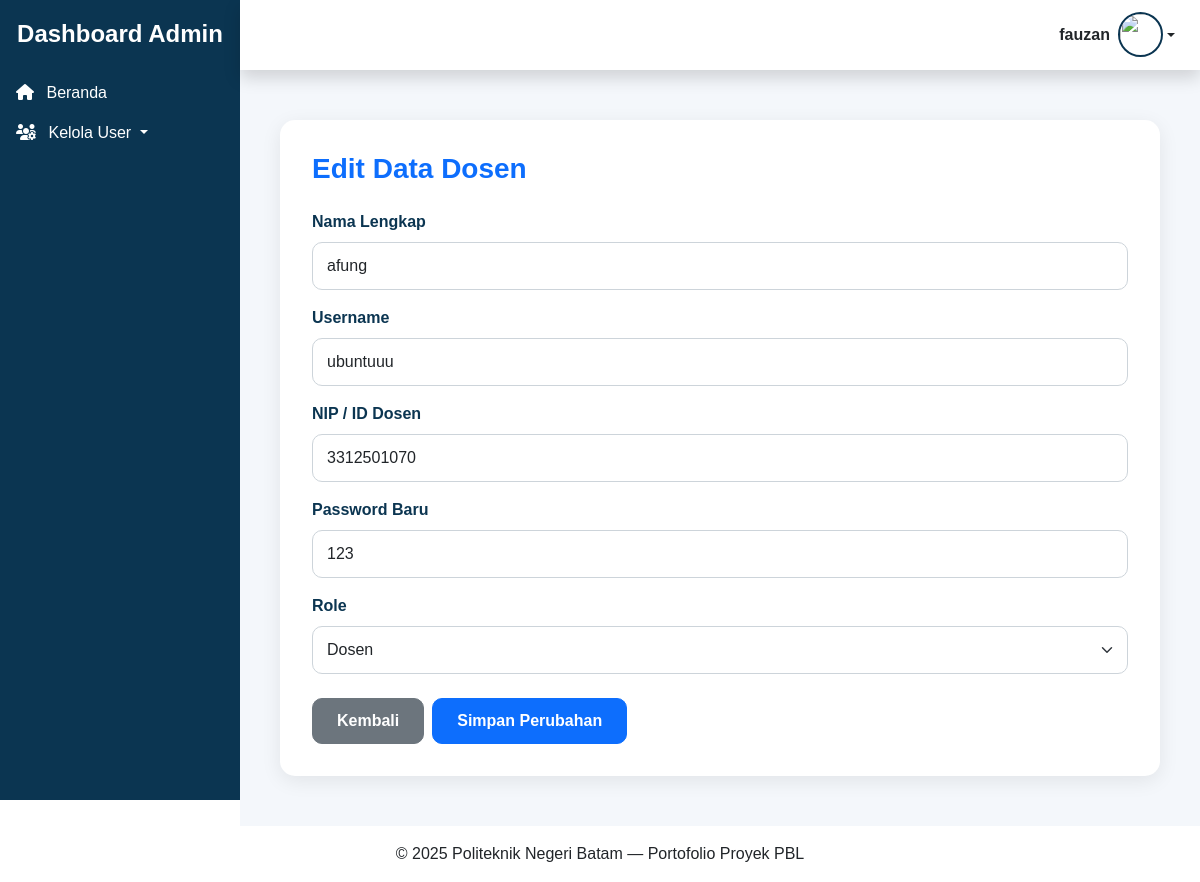
/admin/edit_dosen.php?id=11 (signed in), run on the app's committed database.
### tables this page shows
CREATE TABLE `users` (
  `id_user` int NOT NULL,
  `nama` varchar(100) DEFAULT NULL,
  `username` varchar(100) DEFAULT NULL,
  `password` varchar(255) DEFAULT NULL,
  `nim` varchar(20) NOT NULL,
  `jurusan` enum('teknik elektro','teknik informatika','teknik mesin','manajemen bisnis') NOT NULL,
  `profil` varchar(255) DEFAULT NULL,
  `role` enum('mahasiswa','dosen','admin') NOT NULL
);

### admin/edit_dosen.php (the view, shortened to what this page needs)
<?php
include "../template_admin/header.php";
include "../template_admin/sidebar.php";
include "../template_admin/topbar.php";
if (isset($_GET['id'])) {
    $id_user = $_GET['id'];
    $query = mysqli_query($koneksi, "SELECT * FROM users WHERE id_user='$id_user'");
    $data = mysqli_fetch_assoc($query);
}
?>
<div class="main-content">
    <div class="form-card">
        <h3 class="fw-bold mb-4 text-primary">Edit Data Dosen</h3>
        <form action="proses_edit_dosen.php" method="POST">
            <div class="mb-3">
                <label class="form-label">Nama Lengkap</label>
                <input type="text" name="nama" class="form-control" required
                       value="<?= $data['nama'] ?>">
            </div>
            <div class="mb-3">
                <label class="form-label">Username</label>
                <input type="text" name="username" class="form-control" required
                       value="<?= $data['username'] ?>">
            </div>
            <div class="mb-3">
                <label class="form-label">NIP / ID Dosen</label>
                <input type="text" name="nim" class="form-control"
                       value="<?= $data['nim'] ?>">
            </div>
            <div class="mb-3">
                <label class="form-label">Password Baru</label>
                <input type="text" name="password" class="form-control"
                       value="<?= $data['password']?>">
            </div>
            <div class="mb-4">
                <label class="form-label">Role</label>
                <select name="role" class="form-select">
                    <option value="dosen" selected>Dosen</option>
                </select>
            </div>
            <div class="d-flex gap-2">
                <a href="kelola_dosen.php" class="btn btn-secondary btn-custom">Kembali</a>
                <button type="submit" class="btn btn-primary btn-custom">Simpan Perubahan</button>
            </div>
        </form>
    </div>
</div>
<?php include "../template/footer.php"; ?>

### template_admin/header.php (style rules this page uses)
body { font-family: 'Poppins', sans-serif; background: white; }

### admin/edit_dosen.php (style rules this page uses)
.main-content { margin-left: 240px; padding: 120px 40px 50px; background: #f4f7fb; min-height: 100vh; }
.form-card { background: #fff; padding: 32px; border-radius: 15px; box-shadow: 0 5px 20px rgba(0,0,0,0.08); }
.form-label { font-weight: 600; color: #0b3551; }
.form-control, .form-select { border-radius: 10px; padding: 11px 14px; border: 1px solid #cdd4da; }
.btn-custom { padding: 10px 24px; border-radius: 10px; font-weight: 600; }

### data on the page
users: nama "afung", username "ubuntuuu", nim "3312501070", password "123"

### other printed values
$nama "fauzan"
